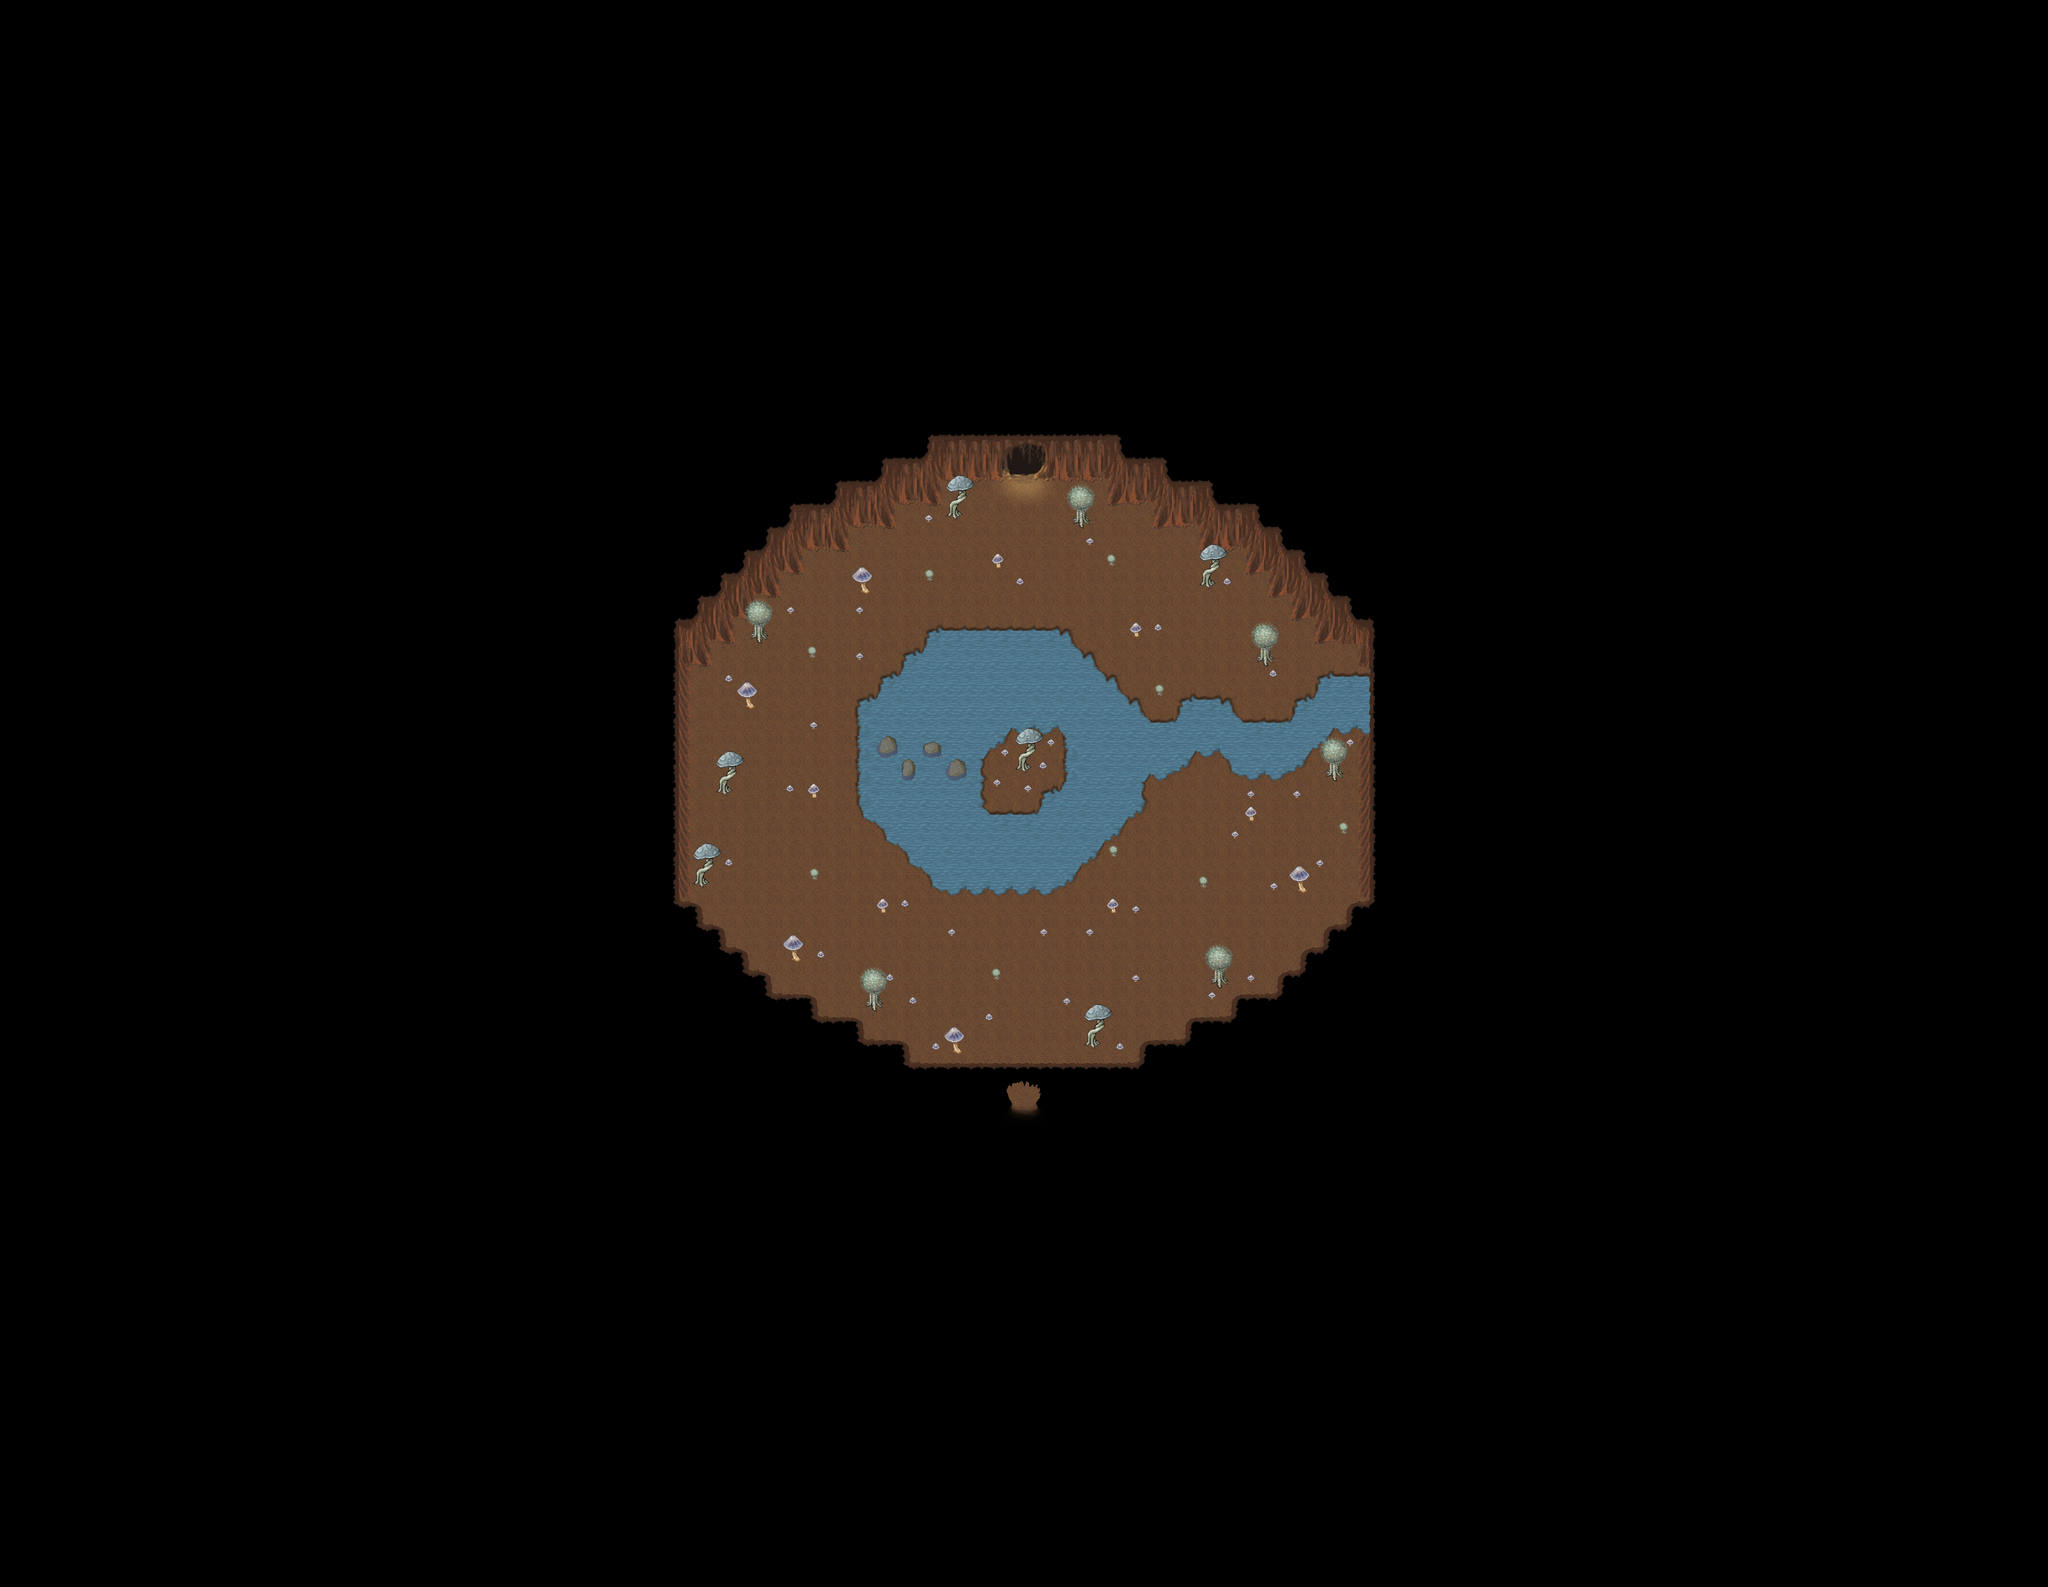

A 2D game scene composited from a Tiled map and its tileset images. What follows is a short description and the map's XML, with each tile layer's data collapsed to a summary:
An orthogonal 89x69 tile map with 32x32 px tiles, 5 tile layers (Ground1, Ground2, Ground3, Fringe, ...), 2 hidden layers not drawn, 4 tilesets and 10 objects (4x spawn, 4x fixme, 2x warp).

<map version="1.4" tiledversion="1.4.1" orientation="orthogonal" renderorder="right-down" compressionlevel="0" width="89" height="69" tilewidth="32" tileheight="32" infinite="0" nextlayerid="16" nextobjectid="14">
 <properties>
  <property name="background0image" value="graphics/images/spit23loginwallpaper_800x600.png" />
  <property name="author" value="seeds, Saulc" />
  <property name="license" value="CC BY-SA 4.0" />
  <property name="manaplus version" value="2" />
  <property name="minimap" value="graphics/minimaps/006-2-3.png" />
  <property name="music" value="8bit_the_hero.ogg" />
  <property name="name" value="Mushroom Cavern" />
  <property name="overlay0image" value="graphics/images/ambient/spotlight.png" />
  <property name="overlay0keepratio" value="true" />
 </properties>
 <tileset firstgid="1" source="../graphics/tilesets/collision.tsx" />
 <tileset firstgid="10" name="cave" tilewidth="32" tileheight="32" tilecount="128" columns="16">
  <image source="../graphics/tilesets/cave.png" width="512" height="256" />
 </tileset>
 <tileset firstgid="138" name="mushrooms" tilewidth="32" tileheight="32" tilecount="140" columns="20">
  <image source="../graphics/tilesets/mushrooms.png" width="640" height="224" />
 </tileset>
 <tileset firstgid="278" name="cave_x2" tilewidth="32" tileheight="32" tilecount="32" columns="16">
  <image source="../graphics/tilesets/cave_x2.png" width="512" height="64" />
 </tileset>
 <layer id="2" name="Ground1" width="89" height="69">
  <data>[6141 cells, 6132 non-empty, 26 distinct tile ids]</data>
 </layer>
 <layer id="3" name="Ground2" width="89" height="69">
  <data>[6141 cells, 19 non-empty, 18 distinct tile ids]</data>
 </layer>
 <layer id="5" name="Ground3" width="89" height="69">
  <data>[6141 cells, 55 non-empty, 12 distinct tile ids]</data>
 </layer>
 <layer id="6" name="Fringe" width="89" height="69">
  <data>[6141 cells, 70 non-empty, 12 distinct tile ids]</data>
 </layer>
 <layer id="8" name="Over1" width="89" height="69">
  <data>[6141 cells, 71 non-empty, 14 distinct tile ids]</data>
 </layer>
 <layer id="1" name="Collision" width="89" height="69" visible="0">
  <data>[6141 cells, 5713 non-empty, 3 distinct tile ids]</data>
 </layer>
 <layer id="9" name="Heights" width="89" height="69" visible="0">
  <data>[6141 cells, 0 non-empty, 0 distinct tile ids]</data>
 </layer>
 <objectgroup color="#000000" id="11" name="Warps" visible="0">
  <object id="1" name="To Outside" type="warp" x="1408" y="640" width="32" height="32">
   <properties>
    <property name="dest_map" value="006-2" />
    <property name="dest_x" value="62" />
    <property name="dest_y" value="109" />
   </properties>
  </object>
  <object id="2" name="To Outside" type="warp" x="1408" y="1536" width="32" height="32">
   <properties>
    <property name="dest_map" value="006-2" />
    <property name="dest_x" value="68" />
    <property name="dest_y" value="114" />
   </properties>
  </object>
 </objectgroup>
 <objectgroup color="#204a87" id="12" name="Spawns" visible="0">
  <object id="3" name="Piou" type="spawn" x="960" y="672" width="928" height="864">
   <properties>
    <property name="death" value="30000" />
    <property name="max_beings" value="6" />
    <property name="monster_id" value="1002" />
    <property name="spawn" value="30000" />
   </properties>
  </object>
  <object id="4" name="Silk Worm" type="spawn" x="1120" y="800" width="544" height="512">
   <properties>
    <property name="death" value="30000" />
    <property name="max_beings" value="6" />
    <property name="monster_id" value="1034" />
    <property name="spawn" value="30000" />
   </properties>
  </object>
  <object id="6" name="Red Butterfly" type="spawn" x="1376" y="768" width="416" height="672">
   <properties>
    <property name="death" value="30000" />
    <property name="max_beings" value="2" />
    <property name="monster_id" value="1025" />
    <property name="spawn" value="30000" />
   </properties>
  </object>
  <object id="7" name="Cyan Butterfly" type="spawn" x="1056" y="768" width="416" height="672">
   <properties>
    <property name="death" value="30000" />
    <property name="max_beings" value="2" />
    <property name="monster_id" value="1172" />
    <property name="spawn" value="30000" />
   </properties>
  </object>
 </objectgroup>
 <objectgroup id="14" name="Particles" visible="0" />
 <objectgroup color="#ffff00" id="15" name="Margins" visible="0">
  <object id="10" name="margin" type="fixme" x="928" y="0" width="960" height="640" />
  <object id="11" name="margin" type="fixme" x="1888" y="640" width="960" height="640" />
  <object id="12" name="margin" type="fixme" x="960" y="1568" width="960" height="640" />
  <object id="13" name="margin" type="fixme" x="0" y="928" width="960" height="640" />
 </objectgroup>
</map>
